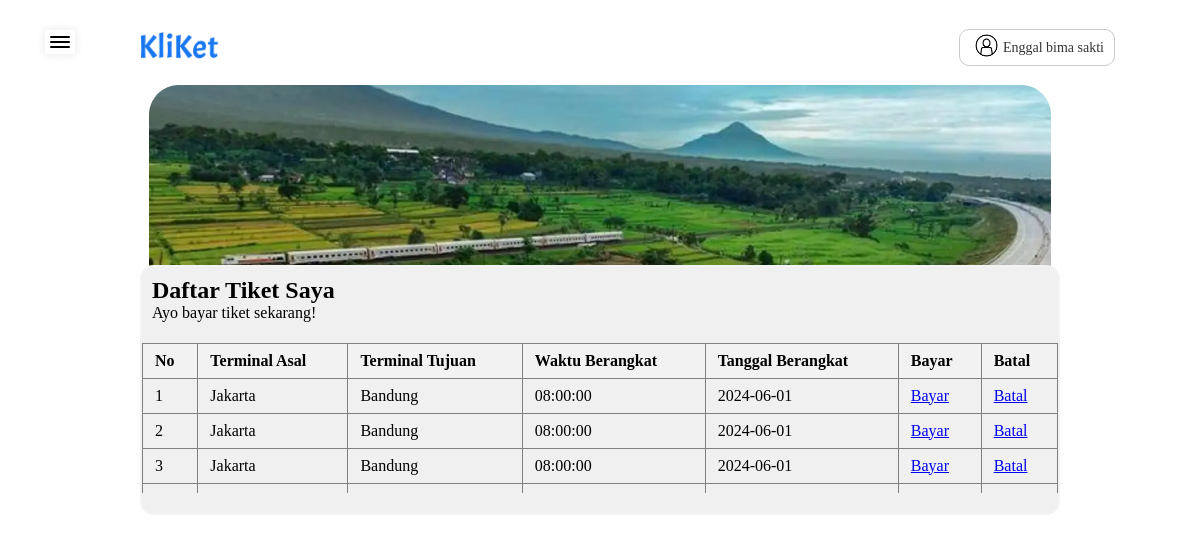
The app's page /pesanan.php (signed in), older data.
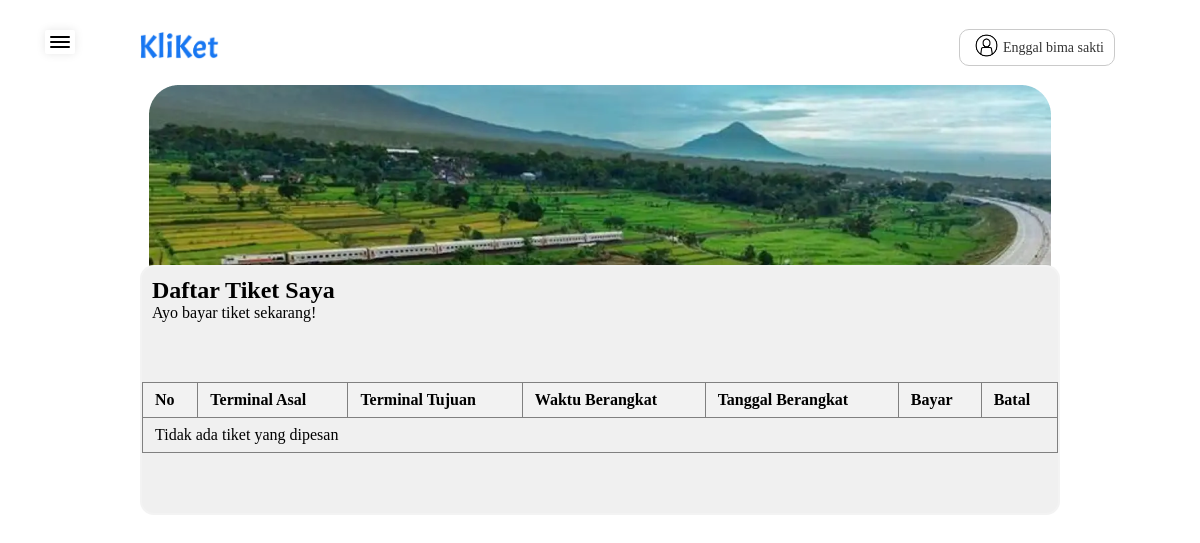
The same page, newer data.
### tables this page shows
CREATE TABLE `tiket` (
  `tiketID` int(11) NOT NULL,
  `ruteID` int(11) NOT NULL,
  `userID` int(11) NOT NULL,
  `pembayaran` int(11) DEFAULT NULL,
  `status_kehadiran` varchar(20) DEFAULT 'Belum Ditentukan',
  `bukti_pembayaran` varchar(255) DEFAULT NULL,
  `kode_unik_bank` varchar(255) DEFAULT NULL,
  `valid` tinyint(1) NOT NULL DEFAULT 0
);

CREATE TABLE `rute` (
  `ruteID` int(11) NOT NULL,
  `waktu_berangkat` time NOT NULL,
  `asal` varchar(255) NOT NULL,
  `tanggal_berangkat` date NOT NULL,
  `tujuan` varchar(255) DEFAULT NULL,
  `busID` int(11) DEFAULT NULL,
  `harga` int(11) DEFAULT NULL
);

### pesanan.php (the view, shortened to what this page needs)
<?php
include 'database/koneksi.php';
?>
<!DOCTYPE html>
<html lang="en">
<head>
    <link rel="stylesheet" href="css/style.css">
    <link rel="stylesheet" href="css/tabel.css">
    <link rel="stylesheet" href="css/font.css">
</head>
<body>
    <?php
    include 'navbar.php';
    ?>
    <div class="cons">
    <div class="boxs">
        <div class="boxxs">
            <h1 class="pesan-title">Daftar Tiket Saya</h1>
            <p class="pesan-sub">Ayo bayar tiket sekarang!</p>
        </div>
        <div class="table-container">
            <table border="1">
                <thead>
                    <tr>
                        <th>No</th>
                        <th>Terminal Asal</th>
                        <th>Terminal Tujuan</th>
                        <th>Waktu Berangkat</th>
                        <th>Tanggal Berangkat</th>
                        <th>Bayar</th>
                        <th>Batal</th>
                    </tr>
                </thead>
                <tbody>
                    <?php
                    $query = "SELECT t.tiketID, r.asal, r.tujuan, r.waktu_berangkat, r.tanggal_berangkat , r.ruteID
                            FROM tiket t
                            JOIN rute r ON t.ruteID = r.ruteID
                            WHERE t.userID = {$_SESSION['userID']} AND t.pembayaran = 0";
                    $result = mysqli_query($conn, $query);
                    if (mysqli_num_rows($result) > 0) {
                        $no = 1;
                        while ($row = mysqli_fetch_assoc($result)) {
                            echo "<tr>
                                    <td>{$no}</td>
                                    <td>{$row['asal']}</td>
                                    <td>{$row['tujuan']}</td>
                                    <td>{$row['waktu_berangkat']}</td>
                                    <td>{$row['tanggal_berangkat']}</td>
                                    <td><a href='pembayaran.php?tiketID={$row['tiketID']}'>Bayar</a></td>
                                    <td><a href='javascript:void(0);' onclick='confirmCancellation({$row['tiketID']})'>Batal</a></td>
                                  </tr>";
                            $no++;
                        }
                    } else {
                        echo "<tr><td colspan='8'>Tidak ada tiket yang dipesan</td></tr>";
                    }
                    ?>
                </tbody>
            </table>
        </div>
    </div>
</div>
</body>
</html>

Row changes from the older to the newer data that the page shows:
no longer on this page (row edited): tiket: ruteID.asal "Jakarta", ruteID.tujuan "Bandung", ruteID.waktu_berangkat "08:00:00", ruteID.tanggal_berangkat "2024-06-01"
no longer on this page (row edited): tiket: ruteID.asal "Jakarta", ruteID.tujuan "Bandung", ruteID.waktu_berangkat "08:00:00", ruteID.tanggal_berangkat "2024-06-01"
no longer on this page (row edited): tiket: ruteID.asal "Jakarta", ruteID.tujuan "Bandung", ruteID.waktu_berangkat "08:00:00", ruteID.tanggal_berangkat "2024-06-01"
Text that changed along with them:
text now shown: "Tidak ada tiket yang dipesan"
